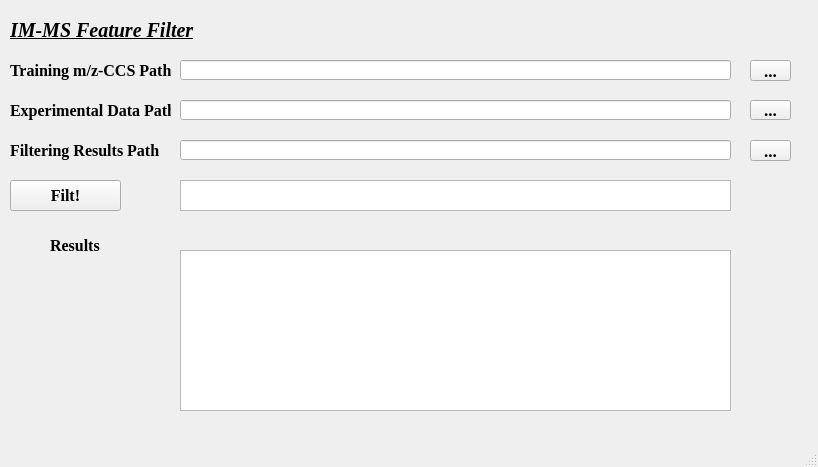
<?xml version="1.0" encoding="UTF-8"?>
<ui version="4.0">
 <class>MainWindow</class>
 <widget class="QMainWindow" name="MainWindow">
  <property name="geometry">
   <rect>
    <x>0</x>
    <y>0</y>
    <width>818</width>
    <height>467</height>
   </rect>
  </property>
  <property name="windowTitle">
   <string>IM-MS Feature Filter</string>
  </property>
  <widget class="QWidget" name="centralwidget">
   <widget class="QLabel" name="label">
    <property name="geometry">
     <rect>
      <x>10</x>
      <y>100</y>
      <width>161</width>
      <height>21</height>
     </rect>
    </property>
    <property name="font">
     <font>
      <family>Times New Roman</family>
      <pointsize>12</pointsize>
      <weight>75</weight>
      <bold>true</bold>
     </font>
    </property>
    <property name="text">
     <string>Experimental Data Path</string>
    </property>
   </widget>
   <widget class="QLineEdit" name="ex_data_file_path">
    <property name="geometry">
     <rect>
      <x>180</x>
      <y>100</y>
      <width>551</width>
      <height>20</height>
     </rect>
    </property>
    <property name="font">
     <font>
      <family>Times New Roman</family>
      <pointsize>11</pointsize>
     </font>
    </property>
   </widget>
   <widget class="QToolButton" name="toolButton">
    <property name="geometry">
     <rect>
      <x>750</x>
      <y>100</y>
      <width>41</width>
      <height>20</height>
     </rect>
    </property>
    <property name="font">
     <font>
      <family>Times New Roman</family>
      <pointsize>13</pointsize>
      <weight>75</weight>
      <bold>true</bold>
     </font>
    </property>
    <property name="text">
     <string>...</string>
    </property>
   </widget>
   <widget class="QLabel" name="label_2">
    <property name="geometry">
     <rect>
      <x>10</x>
      <y>20</y>
      <width>461</width>
      <height>21</height>
     </rect>
    </property>
    <property name="font">
     <font>
      <family>Times New Roman</family>
      <pointsize>15</pointsize>
      <weight>75</weight>
      <italic>true</italic>
      <bold>true</bold>
      <underline>true</underline>
     </font>
    </property>
    <property name="text">
     <string>IM-MS Feature Filter</string>
    </property>
   </widget>
   <widget class="QPushButton" name="pushButton">
    <property name="geometry">
     <rect>
      <x>10</x>
      <y>180</y>
      <width>111</width>
      <height>31</height>
     </rect>
    </property>
    <property name="font">
     <font>
      <family>Times New Roman</family>
      <pointsize>12</pointsize>
      <weight>75</weight>
      <bold>true</bold>
     </font>
    </property>
    <property name="text">
     <string>Filt!</string>
    </property>
   </widget>
   <widget class="QLabel" name="label_3">
    <property name="geometry">
     <rect>
      <x>10</x>
      <y>140</y>
      <width>151</width>
      <height>21</height>
     </rect>
    </property>
    <property name="font">
     <font>
      <family>Times New Roman</family>
      <pointsize>12</pointsize>
      <weight>75</weight>
      <bold>true</bold>
     </font>
    </property>
    <property name="text">
     <string>Filtering Results Path</string>
    </property>
   </widget>
   <widget class="QLineEdit" name="filter_result_path">
    <property name="geometry">
     <rect>
      <x>180</x>
      <y>140</y>
      <width>551</width>
      <height>20</height>
     </rect>
    </property>
    <property name="font">
     <font>
      <family>Times New Roman</family>
      <pointsize>11</pointsize>
     </font>
    </property>
   </widget>
   <widget class="QToolButton" name="toolButton_2">
    <property name="geometry">
     <rect>
      <x>750</x>
      <y>140</y>
      <width>41</width>
      <height>21</height>
     </rect>
    </property>
    <property name="font">
     <font>
      <family>Times New Roman</family>
      <pointsize>13</pointsize>
      <weight>75</weight>
      <bold>true</bold>
     </font>
    </property>
    <property name="text">
     <string>...</string>
    </property>
   </widget>
   <widget class="QTextEdit" name="filter_tips">
    <property name="geometry">
     <rect>
      <x>180</x>
      <y>250</y>
      <width>551</width>
      <height>161</height>
     </rect>
    </property>
    <property name="font">
     <font>
      <family>Times New Roman</family>
      <pointsize>11</pointsize>
     </font>
    </property>
   </widget>
   <widget class="QLabel" name="label_4">
    <property name="geometry">
     <rect>
      <x>10</x>
      <y>60</y>
      <width>161</width>
      <height>21</height>
     </rect>
    </property>
    <property name="font">
     <font>
      <family>Times New Roman</family>
      <pointsize>12</pointsize>
      <weight>75</weight>
      <bold>true</bold>
     </font>
    </property>
    <property name="text">
     <string>Training m/z-CCS Path</string>
    </property>
   </widget>
   <widget class="QLineEdit" name="mzccs_path">
    <property name="geometry">
     <rect>
      <x>180</x>
      <y>60</y>
      <width>551</width>
      <height>20</height>
     </rect>
    </property>
    <property name="font">
     <font>
      <family>Times New Roman</family>
      <pointsize>11</pointsize>
     </font>
    </property>
   </widget>
   <widget class="QToolButton" name="toolButton_3">
    <property name="geometry">
     <rect>
      <x>750</x>
      <y>60</y>
      <width>41</width>
      <height>21</height>
     </rect>
    </property>
    <property name="font">
     <font>
      <family>Times New Roman</family>
      <pointsize>13</pointsize>
      <weight>75</weight>
      <bold>true</bold>
     </font>
    </property>
    <property name="text">
     <string>...</string>
    </property>
   </widget>
   <widget class="QTextEdit" name="textEdit_2">
    <property name="geometry">
     <rect>
      <x>180</x>
      <y>180</y>
      <width>551</width>
      <height>31</height>
     </rect>
    </property>
    <property name="font">
     <font>
      <family>Times New Roman</family>
      <pointsize>11</pointsize>
     </font>
    </property>
   </widget>
   <widget class="QLabel" name="label_5">
    <property name="geometry">
     <rect>
      <x>50</x>
      <y>230</y>
      <width>71</width>
      <height>31</height>
     </rect>
    </property>
    <property name="font">
     <font>
      <family>Times New Roman</family>
      <pointsize>12</pointsize>
      <weight>75</weight>
      <bold>true</bold>
     </font>
    </property>
    <property name="text">
     <string>Results</string>
    </property>
   </widget>
  </widget>
  <widget class="QMenuBar" name="menubar">
   <property name="geometry">
    <rect>
     <x>0</x>
     <y>0</y>
     <width>818</width>
     <height>23</height>
    </rect>
   </property>
  </widget>
  <widget class="QStatusBar" name="statusbar"/>
 </widget>
 <resources/>
 <connections>
  <connection>
   <sender>toolButton</sender>
   <signal>clicked()</signal>
   <receiver>MainWindow</receiver>
   <slot>open_ex_file()</slot>
   <hints>
    <hint type="sourcelabel">
     <x>605</x>
     <y>143</y>
    </hint>
    <hint type="destinationlabel">
     <x>609</x>
     <y>64</y>
    </hint>
   </hints>
  </connection>
  <connection>
   <sender>toolButton_2</sender>
   <signal>clicked()</signal>
   <receiver>MainWindow</receiver>
   <slot>open_result_file()</slot>
   <hints>
    <hint type="sourcelabel">
     <x>609</x>
     <y>202</y>
    </hint>
    <hint type="destinationlabel">
     <x>610</x>
     <y>218</y>
    </hint>
   </hints>
  </connection>
  <connection>
   <sender>pushButton</sender>
   <signal>clicked()</signal>
   <receiver>MainWindow</receiver>
   <slot>ex_filt_result()</slot>
   <hints>
    <hint type="sourcelabel">
     <x>597</x>
     <y>261</y>
    </hint>
    <hint type="destinationlabel">
     <x>456</x>
     <y>264</y>
    </hint>
   </hints>
  </connection>
  <connection>
   <sender>toolButton_3</sender>
   <signal>clicked()</signal>
   <receiver>MainWindow</receiver>
   <slot>open_mzCCS_file()</slot>
   <hints>
    <hint type="sourcelabel">
     <x>617</x>
     <y>110</y>
    </hint>
    <hint type="destinationlabel">
     <x>560</x>
     <y>73</y>
    </hint>
   </hints>
  </connection>
 </connections>
 <slots>
  <slot>open_ex_file()</slot>
  <slot>open_result_file()</slot>
  <slot>ex_filt_result()</slot>
  <slot>ex_filt_tips()</slot>
  <slot>open_mzCCS_file()</slot>
 </slots>
</ui>
